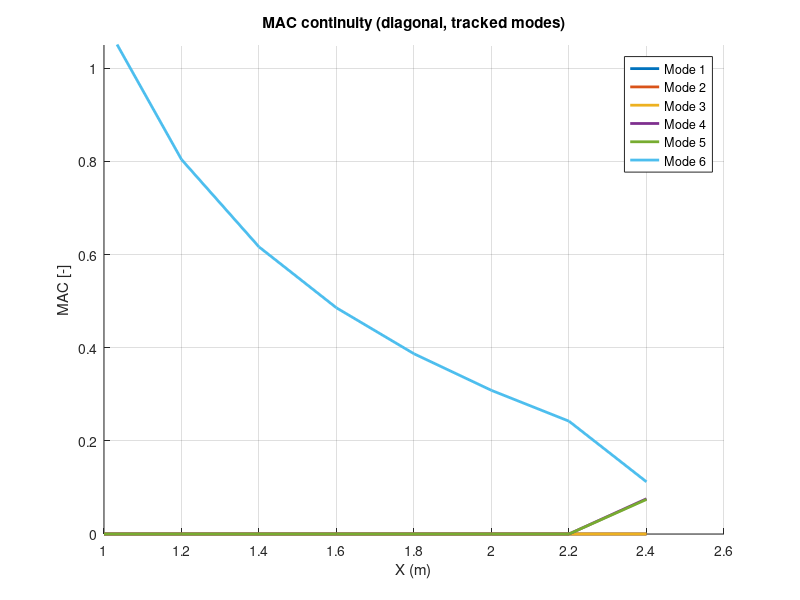
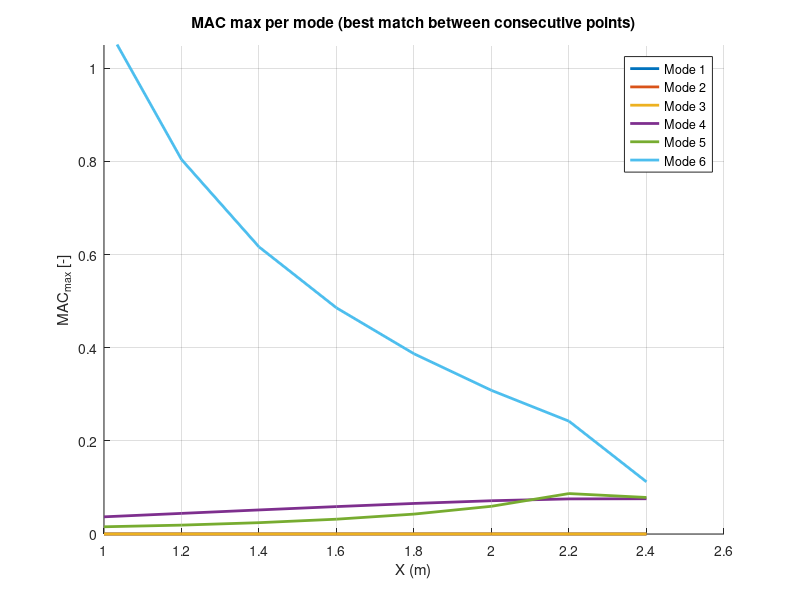
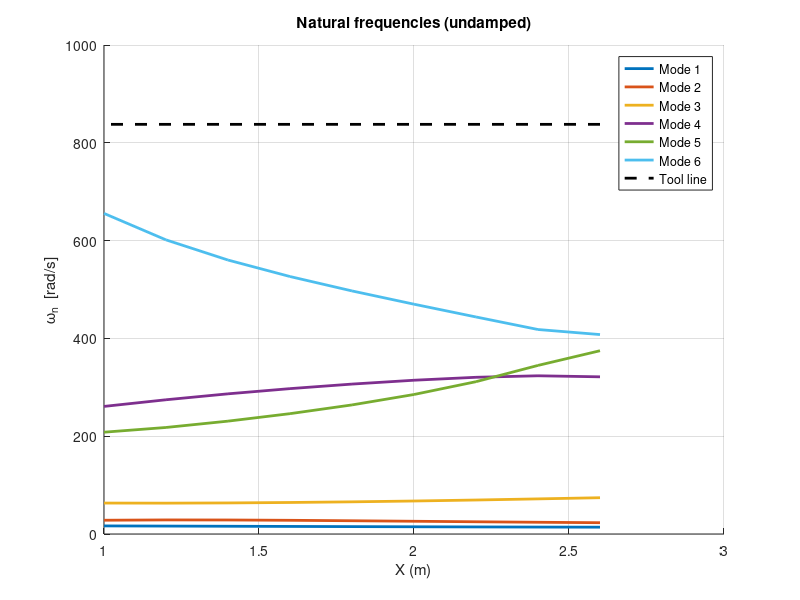
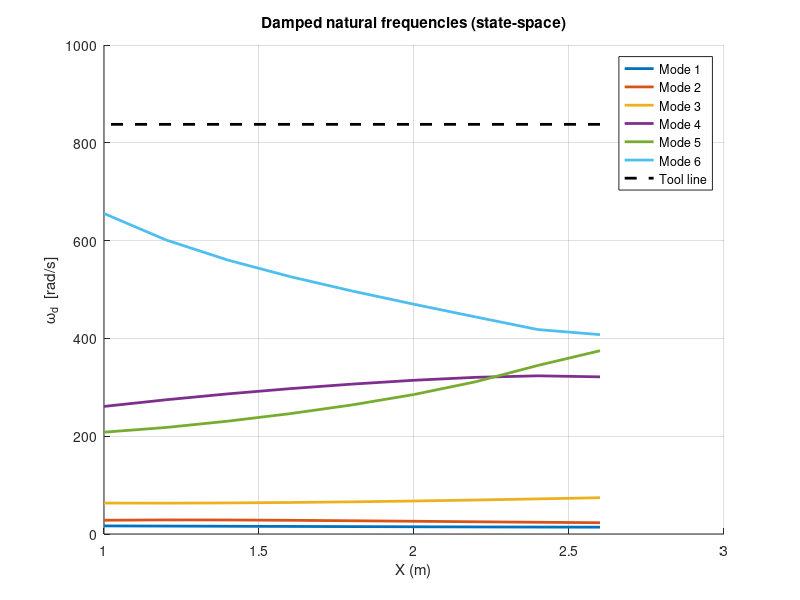

MATLAB code for these plots, in order: (Note: this script raises an error after producing the figures.)
function RobotStifnessModel()



clear; clc;
pkg load control

%% =============================================================================
%% ------------------ Parameters -----------------------------------------------
%% =============================================================================

RPM = 2000;                % [rev/min]
z_teeth = 4;               % [-] number of teeth
Toolw = RPM*(2*pi/60)*z_teeth;    % [rad/s] tooth passing frequency

a     = [0.33 1.15 0.115 0 0 0];             % [m]
d     = [0.645 0 0 1.22 0 0.24];             % [m]
alpha = [pi/2 0 pi/2 pi/2 -pi/2 0];         % [rad]



lc    = [0.35 0.60 0.55 0.15 0.12 0.20];     % [m]
lc_y  = [0.00 0.00 0.00 0.00 0.00 0.00];     % [m]
lc_z  = [0.00 0.00 0.00 0.00 0.00 0.00];     % [m]

m     = [315 315 165 20 35 46];              % [kg]

Ixx = [ 12.0  18.0  10.5  0.40  0.80  1.10 ];  % [kg*m^2]
Iyy = [  9.0  14.0   8.0  0.30  0.60  0.90 ];  % [kg*m^2]
Izz = [  6.0   9.5   5.5  0.20  0.40  0.70 ];  % [kg*m^2]

Ixy = [ 0 0 0 0 0 0 ];  % [kg*m^2]
Ixz = [ 0 0 0 0 0 0 ];  % [kg*m^2]
Iyz = [ 0 0 0 0 0 0 ];  % [kg*m^2]

Ks = diag([1409800 400760 935280 360000 370000 380000]);    % [N*m/rad]
Cs = diag([2e1  2e2  2e1  5e1  5e1  2e1 ]);     % [N*m*s/rad]
g  = 9.81;                                       % [m/s^2]

%% =============================================================================
%% Trajectory (q1..q6)
%% =============================================================================

p = [2.6,0,0.2;
2.4,0,0.2;
2.2,0,0.2;
2.0,0,0.2;
1.8,0,0.2;
1.6,0,0.2;
1.4,0,0.2;
1.2,0,0.2;
1.0,0,0.2];   %[m]

p_traj = p;

Rot = [0,pi/2,0];


%% =============================================================================

xpos = p(:,1);

Angcord = GetAngles(a, d, alpha, p, Rot);
%Angcord(:,2)=-Angcord(:,2)
%Angcord(:,3)=Angcord(:,3)+pi

fprintf("\n=== TCP FK check ===\n");
for ii=1:size(Angcord,1)
    T = eye(4);
    for jj=1:6
        T = T * dh_num(a(jj), alpha(jj), d(jj), Angcord(ii,jj));
    end
    fk = T(1:3,4).';
    fprintf("i=%d target=[%.3f %.3f %.3f] fk=[%.3f %.3f %.3f]\n", ...
        ii, p(ii,1),p(ii,2),p(ii,3), fk(1),fk(2),fk(3));
end
fprintf("====================\n\n");

n = 6;

%% =========================================================================
%% Modal analysis
%% =========================================================================
N = size(Angcord,1);

wn   = zeros(N,n);   % [rad/s]
wd   = zeros(N,n);   % [rad/s]
zeta = zeros(N,n);   % [-]

DomModeX = zeros(N,1);
DomModeY = zeros(N,1);

wn_domX = zeros(N,1);
wn_domY = zeros(N,1);

zeta_domX = zeros(N,1);
zeta_domY = zeros(N,1);

k_modal_X = zeros(N,1);
k_modal_Y = zeros(N,1);

Phi_all = cell(N,1);     % store tracked mode shapes
S_all   = cell(N-1,1);   % store MAC matrices between consecutive points
phi_prev = [];

% --- Numerical derivative step (for Kg) ---
epsK = 1e-5;

% --- Sanity check storage (for research plots / QA logs) ---
symErrD  = zeros(N,1);
minEigD  = zeros(N,1);
condD    = zeros(N,1);
Pgrav    = zeros(N,1);
Kg_sens  = zeros(N,1);  % simple sensitivity metric
Kx_static = zeros(N,1);
Ky_static = zeros(N,1);

for p = 1:N

    q0 = Angcord(p,:).';

    % --- Inertia matrix (numeric, exact) ---
    D = inertia_numeric(q0,a,d,alpha,lc,lc_y,lc_z,m,Ixx,Iyy,Izz,Ixy,Ixz,Iyz);

    % --- Gravity stiffness Kg (numeric linearization) ---
    Kg = zeros(n);
    for i=1:n  % Numeric derivative (central difference)
        dq = zeros(n,1);     % A column vector with zeros.
        dq(i)=epsK;          % we apply the perturbation just to the joint i
        Gp = gravity_numeric(q0+dq,a,d,alpha,lc,lc_y,lc_z,m,g);
        Gm = gravity_numeric(q0-dq,a,d,alpha,lc,lc_y,lc_z,m,g);
        Kg(:,i) = (Gp-Gm)/(2*epsK);
    end

    Kt = Ks + Kg;

    % --- Undamped modal problem (eig + mode tracking with MAC) ---
    [phi, W2] = eig(Kt, D);
    wn_tmp = sqrt(real(diag(W2)));   % n×1

    % --- Sort modes by increasing natural frequency (important!) ---
    [wn_tmp, idx_sort] = sort(wn_tmp, 'ascend');
    phi = phi(:, idx_sort);

    % Normalize modes (for MAC comparison)
    for k = 1:n
        phi(:,k) = phi(:,k) / sqrt(phi(:,k)'*D*phi(:,k));
    end

    if p == 1
        perm = 1:n;
    else
        % MAC matrix (0..1) because columns are normalized:
        % MAC = |phi_prev' * phi|^2
        S = abs(phi_prev.' * phi).^2;
        perm = best_perm(S);
        S_all{p-1} = S;
    end

    % Reorder according to tracking permutation
    phi    = phi(:,perm);
    wn_tmp = wn_tmp(perm);





% ================================

    % Store
    wn(p,:) = wn_tmp.';
    Phi_all{p} = phi;
    phi_prev = phi;

    % =========================================================
    % STATIC CARTESIAN STIFFNESS CHECK
    % =========================================================
    J_static = jacobian_numeric(q0,a,d,alpha);
    Jv_static = J_static(1:3,:);

    Kcart_static = inv(Jv_static / Ks * Jv_static');

    Kx_static(p) = Kcart_static(1,1);
    Ky_static(p) = Kcart_static(2,2);



    % ============================
    % Damped state-space model
    % ============================
    Z = zeros(n);
    I = eye(n);

    A = [ Z         I ;
         -D\Kt    -D\Cs ];

    lam_all = eig(A);

% Select damped eigenvalue for each mode by matching imag(lambda) ~ wn_tmp(k)
lam_c = lam_all(imag(lam_all) > 0);
lam_sel = zeros(n,1);

for k = 1:n
    [~, idx_min] = min(abs(abs(imag(lam_c)) - wn_tmp(k)));
    lam_sel(k) = lam_c(idx_min);
end


lam_sel = lam_sel(:).';
wd(p,:)   = abs(imag(lam_sel));  % [rad/s]
zeta(p,:) = -real(lam_sel) ./ sqrt(real(lam_sel).^2 + imag(lam_sel).^2); % [-]
zeta(p,:) = max(0, min(zeta(p,:), 0.99));
% =========================================================
% Dominant modal parameters for SLD (X and Y directions)
% =========================================================

J = jacobian_numeric(q0,a,d,alpha);
Jv = J(1:3,:);

PhiX = zeros(1,n);
PhiY = zeros(1,n);
WeightX = zeros(1,n);
WeightY = zeros(1,n);

for k = 1:n
    phi_k = phi(:,k);
    v_cart = Jv * phi_k;

    PhiX(k) = v_cart(1);
    PhiY(k) = v_cart(2);

    WeightX(k) = (PhiX(k)^2) / (wn_tmp(k)^2);
    WeightY(k) = (PhiY(k)^2) / (wn_tmp(k)^2);
end

[~, idxX] = max(WeightX);
[~, idxY] = max(WeightY);

DomModeX(p) = idxX;
DomModeY(p) = idxY;

wn_domX(p) = wn_tmp(idxX);
wn_domY(p) = wn_tmp(idxY);

zeta_domX(p) = zeta(p,idxX);
zeta_domY(p) = zeta(p,idxY);

k_modal_X(p) = wn_domX(p)^2 / (PhiX(idxX)^2);
k_modal_Y(p) = wn_domY(p)^2 / (PhiY(idxY)^2);



    %% =====================================================================
    %% Consistency / sanity checks (stored + optional warnings)
    %% =====================================================================
    symErrD(p) = norm(D - D.', 'fro') / max(1, norm(D,'fro'));
    Ds = (D + D.')/2;                 % symmetric part (for numerical safety)
    ev = eig(Ds);
    minEigD(p) = min(real(ev));
    condD(p) = cond(D);

    % Potential energy (gravity)
    Pgrav(p) = potential_energy_numeric(q0,a,d,alpha,lc,lc_y,lc_z,m,g);

    % Simple Kg sensitivity metric (compare epsK vs 10*epsK)
    Kg2 = zeros(n);
    eps2 = 10*epsK;
    for i=1:n
        dq = zeros(n,1);
        dq(i)=eps2;
        Gp = gravity_numeric(q0+dq,a,d,alpha,lc,lc_y,lc_z,m,g);
        Gm = gravity_numeric(q0-dq,a,d,alpha,lc,lc_y,lc_z,m,g);
        Kg2(:,i) = (Gp-Gm)/(2*eps2);
    end
    Kg_sens(p) = norm(Kg - Kg2,'fro') / max(1, norm(Kg2,'fro'));

    % Optional: warning prints only if something looks bad
    if symErrD(p) > 1e-8
        fprintf('WARN: D not symmetric enough at p=%d (symErr=%g)\n', p, symErrD(p));
    end
    if minEigD(p) <= 0
        fprintf('WARN: D not positive definite at p=%d (minEig=%g)\n', p, minEigD(p));
    end
    if condD(p) > 1e12
        fprintf('WARN: D ill-conditioned at p=%d (cond=%g)\n', p, condD(p));
    end
    if Kg_sens(p) > 0.05
        fprintf('WARN: Kg sensitive to eps at p=%d (sens=%g)\n', p, Kg_sens(p));
    end

end


% =========================================================================
% ==== SLD OUTPUT: save/extrct each value per position =========
% =========================================================================

SLD = struct();

% trayectoria y eje de barrido
SLD.p_xyz   = p_traj;     % [N x 3]
SLD.xpos    = xpos;       % [N x 1]

% modos dominantes
SLD.DomModeX = DomModeX;  % [N x 1]
SLD.DomModeY = DomModeY;  % [N x 1]

% frecuencias dominantes (rad/s) y también en Hz
SLD.wn_domX_rad = wn_domX;                 % [N x 1]
SLD.wn_domY_rad = wn_domY;                 % [N x 1]
SLD.fn_domX_Hz  = wn_domX/(2*pi);          % [N x 1]
SLD.fn_domY_Hz  = wn_domY/(2*pi);          % [N x 1]

% amortiguamiento dominante
SLD.zeta_domX = zeta_domX;  % [N x 1]
SLD.zeta_domY = zeta_domY;  % [N x 1]

% rigidez modal equivalente cartesiana
SLD.k_modal_X = k_modal_X;  % [N x 1]  (N/m)
SLD.k_modal_Y = k_modal_Y;  % [N x 1]  (N/m)

% opcional: chequeo de rigidez estática
SLD.Kx_static = Kx_static;  % [N x 1]
SLD.Ky_static = Ky_static;  % [N x 1]

% 1) Dejarlo disponible en Workspace aunque esto sea una función:
assignin('base','SLD',SLD);

% 2) Guardarlo a disco (MAT):
save(fullfile(tempdir(),'SLD_results.mat'),'SLD');


%% =========================================================================
%% MAC plots
%% =========================================================================
MAC_diag = zeros(N-1,n);
MAC_max  = zeros(N-1,n);

for p = 2:N
    S = S_all{p-1};  % MAC matrix (0..1)
    for k = 1:n
        MAC_diag(p-1,k) = S(k,k);
        MAC_max(p-1,k)  = max(S(k,:));
    end
end

figure; hold on;
colors = lines(n);
for k = 1:n
    plot(xpos(2:end), MAC_diag(:,k), 'LineWidth', 2, 'Color', colors(k,:));
end
xlabel('X (m)');
ylabel('MAC [-]');
title('MAC continuity (diagonal, tracked modes)');
legend('Mode 1','Mode 2','Mode 3','Mode 4','Mode 5','Mode 6');
grid on; ylim([0 1.05]);

figure; hold on;
for k = 1:n
    plot(xpos(2:end), MAC_max(:,k), 'LineWidth', 2, 'Color', colors(k,:));
end
xlabel('X (m)');
ylabel('MAC_{max} [-]');
title('MAC max per mode (best match between consecutive points)');
legend('Mode 1','Mode 2','Mode 3','Mode 4','Mode 5','Mode 6');
grid on; ylim([0 1.05]);

%% =========================================================================
%% Plot wn (undamped)
%% =========================================================================
figure; hold on;
colors = lines(n);
for i=1:n
    plot(xpos, wn(:,i), 'LineWidth', 2, 'Color', colors(i,:));
end
plot(xpos, Toolw*ones(size(xpos)), 'k--', 'LineWidth', 2);
xlabel('X (m)');
ylabel('\omega_n  [rad/s]');
title('Natural frequencies (undamped)');
legend('Mode 1','Mode 2','Mode 3','Mode 4','Mode 5','Mode 6','Tool line');
grid on;

%% =========================================================================
%% Plot wd (damped)
%% =========================================================================
figure; hold on;
for i=1:n
    plot(xpos, wd(:,i), 'LineWidth', 2, 'Color', colors(i,:));
end
plot(xpos, Toolw*ones(size(xpos)), 'k--', 'LineWidth', 2);
xlabel('X (m)');
ylabel('\omega_d  [rad/s]');
title('Damped natural frequencies (state-space)');
legend('Mode 1','Mode 2','Mode 3','Mode 4','Mode 5','Mode 6','Tool line');
grid on;

%% =========================================================================
%% Plot damping ratios
%% =========================================================================
figure; hold on;
for i=1:n
    plot(xpos, zeta(:,i), 'LineWidth', 2, 'Color', colors(i,:));
end
xlabel('X (m)');
ylabel('\zeta [-]');
title('Modal damping ratio along trajectory');
legend('Mode 1','Mode 2','Mode 3','Mode 4','Mode 5','Mode 6');
grid on;

%% =========================================================================
%% Plot sanity checks (optional but recommended for research)
%% =========================================================================
figure; plot(xpos, symErrD, 'LineWidth', 2); grid on;
xlabel('X (m)'); ylabel('||D-D^T||/||D|| [-]');
title('D symmetry error along trajectory');

figure; plot(xpos, minEigD, 'LineWidth', 2); grid on;
xlabel('X (m)'); ylabel('min eig(Ds) [-]');
title('Minimum eigenvalue of symmetric part of D');

figure; semilogy(xpos, condD, 'LineWidth', 2); grid on;
xlabel('X (m)'); ylabel('cond(D) [-]');
title('Condition number of D');

figure; plot(xpos, Pgrav, 'LineWidth', 2); grid on;
xlabel('X (m)'); ylabel('Potential energy P [J]');
title('Gravity potential energy along trajectory');

figure; plot(xpos, Kg_sens, 'LineWidth', 2); grid on;
xlabel('X (m)'); ylabel('Kg sensitivity metric [-]');
title('Kg sensitivity to eps (compare eps and 10*eps)');

%% =========================================================================
%% Visualización de modos
%% =========================================================================
p_vis  = 1;     % postura
scale  = 0.6;   % exageración modal

plotModalShapes(Angcord, Phi_all, a, d, alpha, p_vis, scale)

%% =========================================================================
%% Plot FRF magnitude
%% =========================================================================

plotFRF(wn,zeta,m,xpos);

%% =========================================================================
%% Plot Cartesian influence of the modes of vibration
%% =========================================================================

figure;
plot(xpos, DomModeX,'o-','LineWidth',2); hold on;
plot(xpos, DomModeY,'s-','LineWidth',2);
xlabel('X (m)');
ylabel('Mode index');
legend('X direction','Y direction');
title('Dominant mode along trajectory');
grid on;

figure;
plot(xpos, wn_domX,'LineWidth',2); hold on;
plot(xpos, wn_domY,'LineWidth',2);
xlabel('X (m)');
ylabel('\omega_n [rad/s]');
legend('X direction','Y direction');
title('Dominant natural frequency');
grid on;

figure;
plot(xpos, zeta_domX,'LineWidth',2); hold on;
plot(xpos, zeta_domY,'LineWidth',2);
xlabel('X (m)');
ylabel('\zeta [-]');
legend('X direction','Y direction');
title('Dominant damping ratio');
grid on;

figure;
plot(xpos, k_modal_X,'LineWidth',2); hold on;
plot(xpos, k_modal_Y,'LineWidth',2);
xlabel('X (m)');
ylabel('k_{modal} [N/m]');
legend('X direction','Y direction');
title('Equivalent Cartesian modal stiffness');
grid on;

figure;
plot(xpos, Kx_static,'LineWidth',2); hold on;
plot(xpos, Ky_static,'LineWidth',2);
xlabel('X (m)');
ylabel('Static Cartesian stiffness [N/m]');
legend('X static','Y static');
title('Static stiffness check');
grid on;

end

%% =========================================================================
%% NUMERIC INERTIA MATRIX
%% =========================================================================
function D = inertia_numeric(q,a,d,alpha,lc,lc_y,lc_z,m,Ixx,Iyy,Izz,Ixy,Ixz,Iyz)

n = length(q);
T = eye(4); %identity matrix

O = cell(n+1,1); %cell or empty arrange for origin of reference systems
z = cell(n+1,1); %cell or empty arrange for z-axes
R = cell(n,1); %cell or empty arrange for rotation matrix

O{1} = [0;0;0]; % Origin of base reference frame
z{1} = [0;0;1]; % Z axes of the reference frame.

for i=1:n
    T = T * dh_num(a(i),alpha(i),d(i),q(i));
    R{i}   = T(1:3,1:3);
    O{i+1} = T(1:3,4);
    z{i+1} = R{i}*[0;0;1];
end

D = zeros(n);

for i=1:n
    rcm = [lc(i); lc_y(i); lc_z(i)];
    Ocm = O{i+1} + R{i}*rcm;

    Jv = zeros(3,n);
    Jw = zeros(3,n);

    for j=1:i
        Jv(:,j) = cross(z{j},Ocm-O{j});
        Jw(:,j) = z{j};
    end

    Ii = [ Ixx(i) -Ixy(i) -Ixz(i);
          -Ixy(i)  Iyy(i) -Iyz(i);
          -Ixz(i) -Iyz(i)  Izz(i) ];

    D = D + m(i)*(Jv'*Jv) + Jw'*R{i}*Ii*R{i}'*Jw;
end
end

%% =========================================================================
%% GRAVITY MATRIX
%% =========================================================================
function G = gravity_numeric(q,a,d,alpha,lc,lc_y,lc_z,m,g)

n = length(q);
G = zeros(n,1);

epsG = 1e-6; % We define the perturbation used to apply the mathematical formula of the derivative

for k = 1:n
    dqk = zeros(n,1); % A column vector with zeros.
    dqk(k) = epsG; % we apply the perturbation just to the joint k

    Pp = 0; % Potential energy with positive perturbation
    T  = eye(4); % Transformation Matrix storage.
    for i = 1:n
        T = T * dh_num(a(i),alpha(i),d(i),q(i) + dqk(i)); % Transformation matrix with perturbation in the joint k.
        R = T(1:3,1:3);
        O = T(1:3,4);
        rcm = [lc(i); lc_y(i); lc_z(i)]; % Center of mass coordinates for each link.
        Ocm = O + R*rcm;
        Pp = Pp + m(i)*g*Ocm(3); % Potential Energy with Influence on the joint k. (positive perturbation)
    end

    Pm = 0; % Potential energy with negative perturbation
    T  = eye(4); % Transformation Matrix storage.
    for i = 1:n
        T = T * dh_num(a(i),alpha(i),d(i),q(i) - dqk(i)); % Transformation matrix with perturbation in the joint k.
        R = T(1:3,1:3);
        O = T(1:3,4);
        rcm = [lc(i); lc_y(i); lc_z(i)]; % Center of mass coordinates for each link.
        Ocm = O + R*rcm;
        Pm = Pm + m(i)*g*Ocm(3); % Potential Energy with Influence on the joint k. (negative perturbation)
    end

    G(k) = (Pp - Pm) / (2*epsG); % Derivative of the potential energy for each joint. (Column vector)
end

end

%% =========================================================================
%% Potential energy (gravity)
%% =========================================================================
function P = potential_energy_numeric(q,a,d,alpha,lc,lc_y,lc_z,m,g)

n = length(q);
P = 0;
T = eye(4);

for i = 1:n
    T = T * dh_num(a(i),alpha(i),d(i),q(i));
    R = T(1:3,1:3);
    O = T(1:3,4);
    rcm = [lc(i); lc_y(i); lc_z(i)];
    Ocm = O + R*rcm;
    P = P + m(i)*g*Ocm(3);
end

end

%% =========================================================================
%% DH TRANSFORM
%% =========================================================================
function T = dh_num(a,alpha,d,theta)
T = [ ...
 cos(theta) -sin(theta)*cos(alpha)  sin(theta)*sin(alpha) a*cos(theta);
 sin(theta)  cos(theta)*cos(alpha) -cos(theta)*sin(alpha) a*sin(theta);
 0           sin(alpha)             cos(alpha)            d;
 0           0                      0                     1];
end

%% =========================================================================
%% Global assignment per step (permutation)
%% =========================================================================
function perm = best_perm(S)
n = size(S,1);
P = perms(1:n);              % 720 x 6
score = zeros(size(P,1),1);

for k = 1:size(P,1)
    p = P(k,:);
    score(k) = sum(diag(S(:,p)));
end

[~,idx] = max(score);
perm = P(idx,:);
end


%% =========================================================================
%% GEOMETRIC JACOBIAN (end-effector)
%% =========================================================================
function J = jacobian_numeric(q,a,d,alpha)

n = length(q);
T = eye(4);

O = cell(n+1,1);
z = cell(n+1,1);

O{1} = [0;0;0];
z{1} = [0;0;1];

for i=1:n
    T = T * dh_num(a(i),alpha(i),d(i),q(i));
    R = T(1:3,1:3);
    O{i+1} = T(1:3,4);
    z{i+1} = R*[0;0;1];
end

Oe = O{n+1};

Jv = zeros(3,n);
Jw = zeros(3,n);

for j=1:n
    Jv(:,j) = cross(z{j}, Oe - O{j});
    Jw(:,j) = z{j};
end

J = [Jv; Jw];  % 6×n
end

function Angcoord = GetAngles(a, d, alpha, p, Rot)
% IK numéric consistent with dh_num + jacobian_numeric
%solve position + constant orientation for Rot for each point p(i,:)

    P = p;
    phi = Rot(3); theta = Rot(2); psi = Rot(1);

    % wished rotation (tu convención)
    Rz = [cos(phi),-sin(phi),0; sin(phi),cos(phi),0; 0,0,1];
    Ry = [cos(theta),0,sin(theta); 0,1,0; -sin(theta),0,cos(theta)];
    Rx = [1,0,0; 0,cos(psi),-sin(psi); 0,sin(psi),cos(psi)];
    Rdes = Rz*Ry*Rx;

    N = rows(P);
    Angcoord = zeros(N,6);


    q = zeros(6,1);

    for i=1:N
        pdes = P(i,:).';
        [q,info] = ik_dls(q, pdes, Rdes, a, d, alpha);

        Angcoord(i,:) = q.';

        if info.fail
            printf("WARN IK: point %d not converged. pos_err=%.3e ori_err=%.3e\n", ...
                i, info.pos_err, info.ori_err);
        end
    end
end


function [q,info] = ik_dls(q0, pdes, Rdes, a, d, alpha)
% Damped Least Squares IK usando Jacobiano geométrico (espacial) de tu DH

    q = q0;

    maxIter = 200;
    tol_p   = 1e-6;     % [m]
    tol_o   = 1e-6;     % [rad]
    lambda  = 1e-2;     % damping
    stepMax = 0.2;      % [rad] límite por iter (evita saltos)

    fail = false;

    for it=1:maxIter
        [pfk, Rfk] = fk_pos_rot(q, a, d, alpha);

        ep = pdes - pfk;                 % position error (base)
        % orientation error when usign log(Rfk' * Rdes) and transfer to base
        Rerr_body = Rfk.' * Rdes;
        eo_body   = rotvec_from_R(Rerr_body);  % in end effector frame
        eo        = Rfk * eo_body;             % to base frame (coherente con Jacobiano espacial)

        if norm(ep) < tol_p && norm(eo) < tol_o
            break;
        end

        e = [ep; eo];

        J = jacobian_numeric(q, a, d, alpha);   % 6x6 (tu función)

        % DLS: dq = (J'J + λ²I)^-1 J' e
        dq = (J.'*J + (lambda^2)*eye(6)) \ (J.'*e);

        % limit for stability
        ndq = norm(dq);
        if ndq > stepMax
            dq = dq * (stepMax/ndq);
        end

        q = q + dq;

        % wrap a [-pi,pi] to avoid problem with certain configuration
        q = atan2(sin(q), cos(q));
    end

    [pfk, Rfk] = fk_pos_rot(q, a, d, alpha);
    ep = pdes - pfk;
    Rerr_body = Rfk.' * Rdes;
    eo_body   = rotvec_from_R(Rerr_body);
    eo        = Rfk * eo_body;

    info.pos_err = norm(ep);
    info.ori_err = norm(eo);
    info.fail    = (info.pos_err > 1e-4 || info.ori_err > 1e-4);
end


function [p, R] = fk_pos_rot(q, a, d, alpha)
% FK consistent with dh_num

    T = eye(4);
    for j=1:6
        T = T * dh_num(a(j), alpha(j), d(j), q(j));
    end
    p = T(1:3,4);
    R = T(1:3,1:3);
end


function w = rotvec_from_R(R)
% Return rotation vector
% stable for small angles

    tr = trace(R);
    c = (tr - 1)/2;
    c = max(-1, min(1, c));
    ang = acos(c);

    if ang < 1e-12
        w = [0;0;0];
        return;
    end

    % axis = (1/(2sin(ang))) * vee(R - R')
    ax = (1/(2*sin(ang))) * [R(3,2)-R(2,3);
                             R(1,3)-R(3,1);
                             R(2,1)-R(1,2)];
    w = ang * ax;
end
